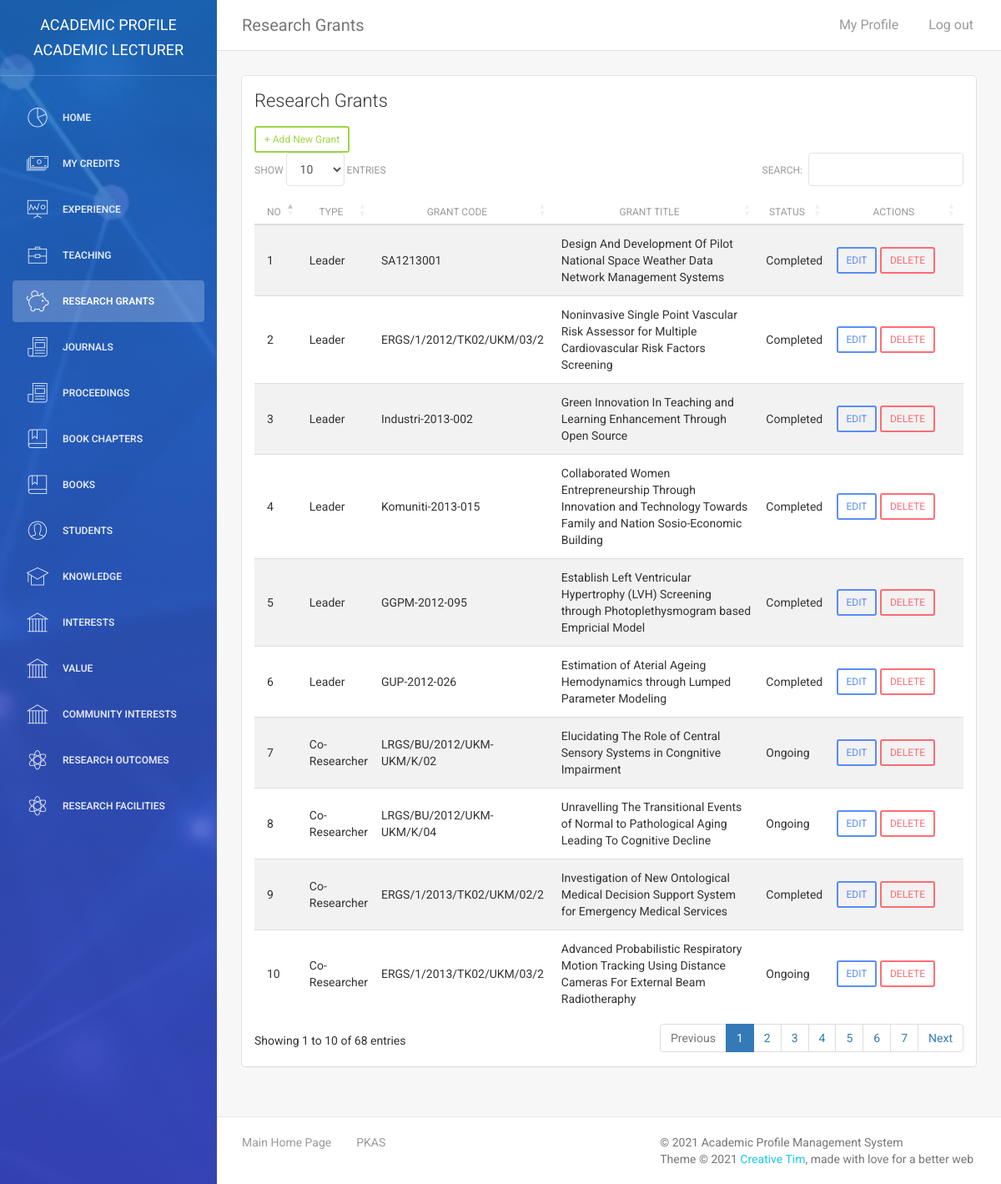
Page /kalai_panel/grants.php (signed in) on the committed database.
### tables this page shows
CREATE TABLE `tbl_grant` (
  `id` int(11) NOT NULL,
  `grant_title` text DEFAULT NULL,
  `category_code` int(11) DEFAULT NULL,
  `grant_code` varchar(255) DEFAULT NULL,
  `grant_funder` varchar(255) DEFAULT NULL,
  `grant_amount` int(11) DEFAULT NULL,
  `grant_duration` varchar(255) DEFAULT NULL,
  `grant_status` int(11) DEFAULT NULL,
  `super_owner` varchar(255) NOT NULL
);

### kalai_panel/assets/php/chk-session.php (called while the page is built, shortened)
<?php
include("connectdb.php");
$user_check = $_SESSION['user_login'];
$user_role = $_SESSION['user_role'];
if($user_role == "Admin" || $user_role == "Super Admin" || $user_role == "Academic Lecturer" || $user_role == "Consultant" || $user_role == "Teacher"){
    $ses_sql = mysqli_query($conn,"select admin_id, admin_name, role, university, plan, credits from tbl_admin where admin_id = '$user_check'");
    $row = mysqli_fetch_array($ses_sql,MYSQLI_ASSOC);
    $login_super_owner = $row['admin_id'];
    $user_role= $row['role'];
}else if($user_role == "Student"){
    $ses_sql = mysqli_query($conn,"select std_reg_num, std_name, super_owner from tbl_students where std_reg_num = '$user_check' ");
   $row = mysqli_fetch_array($ses_sql,MYSQLI_ASSOC);
   $login_session = $row['std_reg_num'];
   $your_name = $row['std_name'];
   $login_super_owner = $row['super_owner'];
   $user_role = "Student";
   $navbar = "student-navbar.php";
   if(!isset($_SESSION['user_login'])){
      header("location:login.php");
   }
}else{
    header("location:login.php");
}
?>

### kalai_panel/grants.php (the view, shortened to what this page needs)
<?php
require_once("assets/php/chk-session.php");
require_once("assets/php/connectdb.php");
?>
<!doctype html>
<html lang="en">
<head>
    <link href="assets/css/bootstrap.min.css" rel="stylesheet" />
    <link href="assets/css/animate.min.css" rel="stylesheet"/>
    <link href="assets/css/light-bootstrap-dashboard.css?v=1.4.0" rel="stylesheet"/>
	<link rel="stylesheet" type="text/css" href="https://cdn.datatables.net/1.10.19/css/dataTables.bootstrap4.min.css">
    <link href="https://maxcdn.bootstrapcdn.com/font-awesome/4.2.0/css/font-awesome.min.css" rel="stylesheet">
    <link href="assets/css/pe-icon-7-stroke.css" rel="stylesheet" />
</head>
<body>
<div class="wrapper">
    <div class="sidebar" data-color="blue" data-image="assets/img/sidebar-3.jpg">
    	<div class="sidebar-wrapper">
            <div class="logo">
                <a href="index.php" class="simple-text">
                    Academic Profile <?php echo $user_role;?>
                </a>
            </div>
            <?php $navactive = 4; include("assets/php/Admin-navbar.php");?>
    	</div>
    </div>
    <div class="main-panel">
        <nav class="navbar navbar-default navbar-fixed">
            <div class="container-fluid">
                <div class="navbar-header">
                    <a class="navbar-brand" href="grants.php">Research Grants</a>
                </div>
                <div class="collapse navbar-collapse">
                    <ul class="nav navbar-nav navbar-left">
                        <li>
                            <a href="#" class="dropdown-toggle" data-toggle="dropdown">
                            </a>
                        </li>
                    </ul>
                    <ul class="nav navbar-nav navbar-right">
                        <li>
                           <a href="my-profile.php">
                               <p>My Profile</p>
                            </a>
                        </li>
                        <li>
                            <a href="logout.php">
                                <p>Log out</p>
                            </a>
                        </li>
                    </ul>
                </div>
            </div>
        </nav>
        <div class="content">
            <div class="container-fluid">
                <div class="row">
                    <div class="col-md-12">
                        <div class="card">
                            <div class="header">
                                <h4 class="title">Research Grants</h4>
                            </div>
                            <div class="content table-responsive">
                                <table id="tlist" class="table table-hover table-striped">
                                    <thead>
                                        <th width="5%" style="text-align:center">No</th>
                                    	<th width="10%" style="text-align:center">Type</th>
                                    	<th width="10%" style="text-align:center">Grant Code</th>
                                        <th width="55%" style="text-align:center">Grant Title</th>
                                        <th width="10%" style="text-align:center">Status</th>
                                        <th width="10%" style="text-align:center">Actions</th>
                                    </thead>
                                    <tbody>
                                    <button type= "button" data-toggle="modal" data-target="#AddData" class="add-data btn btn-success btn-sm">+ Add New Grant</button>
                                        <?php
                                        $sql = mysqli_query($conn, "SELECT * from tbl_grant WHERE super_owner='$login_super_owner'");
                                        $rows = mysqli_num_rows($sql);
                                        if($rows){
                                            $count = 1;
                                            while($row=mysqli_fetch_array($sql)){
                                                switch($row['category_code']){
                                                    case 0:
                                                        $category = "Leader";
                                                        break;
                                                    case 1:
                                                        $category = "Co-Researcher";
                                                        break;
                                                    default:
                                                        $category = "Group Member";
                                                }
                                                switch($row['grant_status']){
                                                    case 0:
                                                        $status = "Ongoing";
                                                        break;
                                                    case 1:
                                                        $status = "Completed";
                                                        break;
                                                }
                                        ?>
                                        <tr>
                                            <td><?php echo $count++;?></td>
                                            <td><?php echo $category;?></td>
                                            <td><?php echo $row['grant_code'];?></td>
                                            <td><?php echo $row['grant_title'];?></td>
                                            <td><?php echo $status;?></td>
                                            <td><button type="button" data-toggle="modal" data-id="<?php echo $row['id'];?>" data-category="<?php echo $row['category_code'];?>" data-status="<?php echo $row['grant_status'];?>"
                                            data-code="<?php echo $row['grant_code'];?>" data-title="<?php echo $row['grant_title'];?>" data-funder="<?php echo $row['grant_funder'];?>"
                                            data-amount="<?php echo $row['grant_amount'];?>" data-duration="<?php echo $row['grant_duration'];?>" data-target="#EditData" class="edit-data btn btn-primary btn-sm">EDIT</button>
                                            <button type="button" data-toggle="modal" data-id="<?php echo $row['id'];?>" data-target="#ConfirmDelete" class="delete-data btn btn-danger btn-sm">DELETE</button></td>
                                        </tr>
                                        <?php } } ?>
                                    </tbody>
                                </table>
                            </div>
                        </div>
                    </div>
                </div>
            </div>
        </div>
        <footer class="footer">
            <div class="container-fluid">
                <nav class="pull-left">
                    <ul>
                        <li>
                            <a href="../index.php">
                                Main Home Page
                            </a>
                        </li>
                        <li>
                            <a href="http://www.ukm.my/pkas/">
                                PKAS
                            </a>
                        </li>
                    </ul>
                </nav>
                <p class="copyright pull-right">
                    &copy; <script>document.write(new Date().getFullYear())</script> Academic Profile Management System<br>
                    Theme &copy; <script>document.write(new Date().getFullYear())</script> <a href="http://www.creative-tim.com">Creative Tim</a>, made with love for a better web
                </p>
            </div>
        </footer>
    </div>
</div>
</body>
</html>

### rows in the picture
tbl_grant: category_code "Leader", grant_code "SA1213001", grant_title "Design And Development Of Pilot National Space Weather Data Network Management Systems", grant_status "Completed"
tbl_grant: category_code "Leader", grant_code "ERGS/1/2012/TK02/UKM/03/2", grant_title "Noninvasive Single Point Vascular Risk Assessor for Multiple Cardiovascular Risk Factors Screening", grant_status "Completed"
tbl_grant: category_code "Leader", grant_code "Industri-2013-002", grant_title "Green Innovation In Teaching and Learning Enhancement Through Open Source", grant_status "Completed"
tbl_grant: category_code "Leader", grant_code "Komuniti-2013-015", grant_title "Collaborated Women Entrepreneurship Through Innovation and Technology Towards Family and Nation Sosio-Economic Building", grant_status "Completed"
tbl_grant: category_code "Leader", grant_code "GGPM-2012-095", grant_title "Establish Left Ventricular Hypertrophy (LVH) Screening through Photoplethysmogram based Empricial Model", grant_status "Completed"
tbl_grant: category_code "Leader", grant_code "GUP-2012-026", grant_title "Estimation of Aterial Ageing Hemodynamics through Lumped Parameter Modeling", grant_status "Completed"
tbl_grant: category_code "Co-Researcher", grant_code "LRGS/BU/2012/UKM-UKM/K/02", grant_title "Elucidating The Role of Central Sensory Systems in Congnitive Impairment", grant_status "Ongoing"
tbl_grant: category_code "Co-Researcher", grant_code "LRGS/BU/2012/UKM-UKM/K/04", grant_title "Unravelling The Transitional Events of Normal to Pathological Aging Leading To Cognitive Decline", grant_status "Ongoing"
tbl_grant: category_code "Co-Researcher", grant_code "ERGS/1/2013/TK02/UKM/02/2", grant_title "Investigation of New Ontological Medical Decision Support System for Emergency Medical Services", grant_status "Completed"
tbl_grant: category_code "Co-Researcher", grant_code "ERGS/1/2013/TK02/UKM/03/2", grant_title "Advanced Probabilistic Respiratory Motion Tracking Using Distance Cameras For External Beam Radiotheraphy", grant_status "Ongoing"

### other values in the picture
$user_role "ACADEMIC LECTURER"
